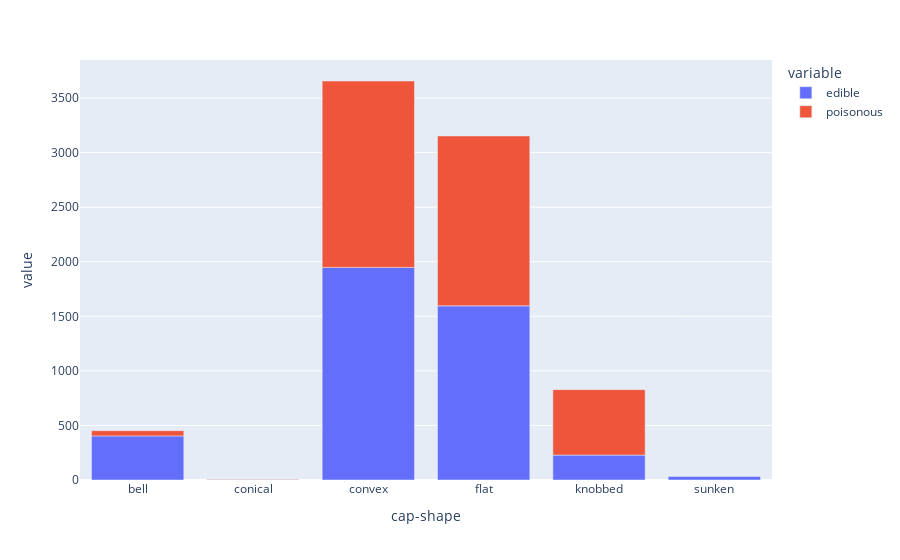

Notebook code cell kept with this figure:
### Code cell
fig4=px.bar(CapShape_Class,x=CapShape_Class.index,y=[CapShape_Class['edible'],CapShape_Class['poisonous']])
fig4.show()

### Figure 1 — Plotly figure (JSON) as saved in the notebook; plotly's stock layout.template omitted (floating-point values rounded to 4 significant figures)
{"data": [{"alignmentgroup": "True", "hovertemplate": "variable=edible<br>cap-shape=%{x}<br>value=%{y}<extra></extra>", "legendgroup": "edible", "marker": {"color": "#636efa", "pattern": {"shape": ""}}, "name": "edible", "offsetgroup": "edible", "orientation": "v", "showlegend": true, "textposition": "auto", "type": "bar", "x": ["bell", "conical", "convex", "flat", "knobbed", "sunken"], "xaxis": "x", "y": [404, null, 1948, 1596, 228, 32], "yaxis": "y"}, {"alignmentgroup": "True", "hovertemplate": "variable=poisonous<br>cap-shape=%{x}<br>value=%{y}<extra></extra>", "legendgroup": "poisonous", "marker": {"color": "#EF553B", "pattern": {"shape": ""}}, "name": "poisonous", "offsetgroup": "poisonous", "orientation": "v", "showlegend": true, "textposition": "auto", "type": "bar", "x": ["bell", "conical", "convex", "flat", "knobbed", "sunken"], "xaxis": "x", "y": [48, 4, 1708, 1556, 600, null], "yaxis": "y"}], "layout": {"barmode": "relative", "legend": {"title": {"text": "variable"}, "tracegroupgap": 0}, "margin": {"t": 60}, "xaxis": {"anchor": "y", "domain": [0, 1], "title": {"text": "cap-shape"}}, "yaxis": {"anchor": "x", "domain": [0, 1], "title": {"text": "value"}}}}
